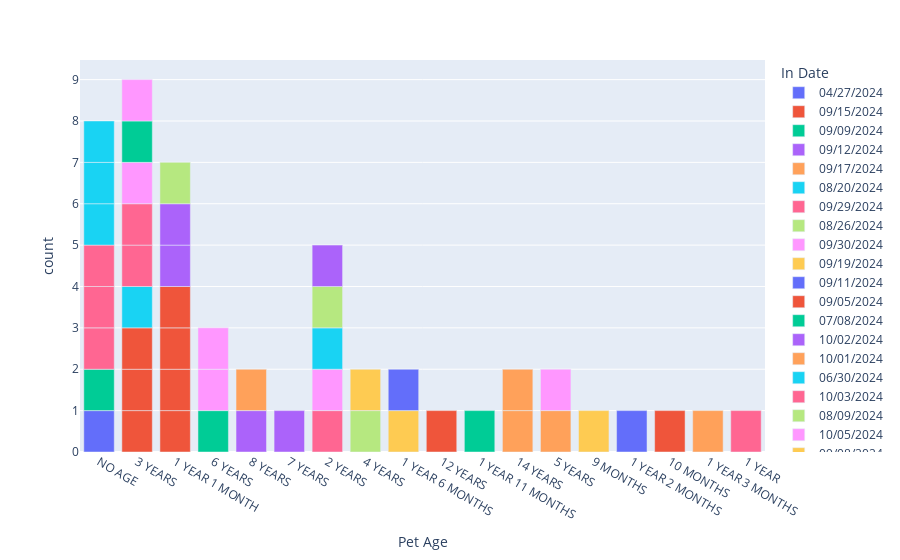

The cell this chart's notebook holds for it:
### Markdown cell above
In this code I fixed something by deleting the row of URL Link because the data of the link is simply not need it.

### Code cell
#Make some sort of graph using columns in your data.
px.bar(DF_raw,
             x = 'Pet Age',
            color='In Date')

### Figure 1 — Plotly figure (JSON) as saved in the notebook; plotly's stock layout.template omitted (floating-point values rounded to 4 significant figures)
{"data": [{"alignmentgroup": "True", "hovertemplate": "In Date=04/27/2024<br>Pet Age=%{x}<br>count=%{y}<extra></extra>", "legendgroup": "04/27/2024", "marker": {"color": "#636efa", "pattern": {"shape": ""}}, "name": "04/27/2024", "offsetgroup": "04/27/2024", "orientation": "v", "showlegend": true, "textposition": "auto", "type": "bar", "x": ["NO AGE"], "xaxis": "x", "y": [1], "yaxis": "y"}, {"alignmentgroup": "True", "hovertemplate": "In Date=09/15/2024<br>Pet Age=%{x}<br>count=%{y}<extra></extra>", "legendgroup": "09/15/2024", "marker": {"color": "#EF553B", "pattern": {"shape": ""}}, "name": "09/15/2024", "offsetgroup": "09/15/2024", "orientation": "v", "showlegend": true, "textposition": "auto", "type": "bar", "x": ["3 YEARS", "3 YEARS", "3 YEARS", "1 YEAR 1 MONTH", "1 YEAR 1 MONTH", "1 YEAR 1 MONTH", "1 YEAR 1 MONTH"], "xaxis": "x", "y": [1, 1, 1, 1, 1, 1, 1], "yaxis": "y"}, {"alignmentgroup": "True", "hovertemplate": "In Date=09/09/2024<br>Pet Age=%{x}<br>count=%{y}<extra></extra>", "legendgroup": "09/09/2024", "marker": {"color": "#00cc96", "pattern": {"shape": ""}}, "name": "09/09/2024", "offsetgroup": "09/09/2024", "orientation": "v", "showlegend": true, "textposition": "auto", "type": "bar", "x": ["6 YEARS", "NO AGE"], "xaxis": "x", "y": [1, 1], "yaxis": "y"}, {"alignmentgroup": "True", "hovertemplate": "In Date=09/12/2024<br>Pet Age=%{x}<br>count=%{y}<extra></extra>", "legendgroup": "09/12/2024", "marker": {"color": "#ab63fa", "pattern": {"shape": ""}}, "name": "09/12/2024", "offsetgroup": "09/12/2024", "orientation": "v", "showlegend": true, "textposition": "auto", "type": "bar", "x": ["8 YEARS", "7 YEARS"], "xaxis": "x", "y": [1, 1], "yaxis": "y"}, {"alignmentgroup": "True", "hovertemplate": "In Date=09/17/2024<br>Pet Age=%{x}<br>count=%{y}<extra></extra>", "legendgroup": "09/17/2024", "marker": {"color": "#FFA15A", "pattern": {"shape": ""}}, "name": "09/17/2024", "offsetgroup": "09/17/2024", "orientation": "v", "showlegend": true, "textposition": "auto", "type": "bar", "x": ["8 YEARS"], "xaxis": "x", "y": [1], "yaxis": "y"}, {"alignmentgroup": "True", "hovertemplate": "In Date=08/20/2024<br>Pet Age=%{x}<br>count=%{y}<extra></extra>", "legendgroup": "08/20/2024", "marker": {"color": "#19d3f3", "pattern": {"shape": ""}}, "name": "08/20/2024", "offsetgroup": "08/20/2024", "orientation": "v", "showlegend": true, "textposition": "auto", "type": "bar", "x": ["3 YEARS"], "xaxis": "x", "y": [1], "yaxis": "y"}, {"alignmentgroup": "True", "hovertemplate": "In Date=09/29/2024<br>Pet Age=%{x}<br>count=%{y}<extra></extra>", "legendgroup": "09/29/2024", "marker": {"color": "#FF6692", "pattern": {"shape": ""}}, "name": "09/29/2024", "offsetgroup": "09/29/2024", "orientation": "v", "showlegend": true, "textposition": "auto", "type": "bar", "x": ["NO AGE", "NO AGE", "NO AGE", "2 YEARS", "3 YEARS"], "xaxis": "x", "y": [1, 1, 1, 1, 1], "yaxis": "y"}, {"alignmentgroup": "True", "hovertemplate": "In Date=08/26/2024<br>Pet Age=%{x}<br>count=%{y}<extra></extra>", "legendgroup": "08/26/2024", "marker": {"color": "#B6E880", "pattern": {"shape": ""}}, "name": "08/26/2024", "offsetgroup": "08/26/2024", "orientation": "v", "showlegend": true, "textposition": "auto", "type": "bar", "x": ["4 YEARS"], "xaxis": "x", "y": [1], "yaxis": "y"}, {"alignmentgroup": "True", "hovertemplate": "In Date=09/30/2024<br>Pet Age=%{x}<br>count=%{y}<extra></extra>", "legendgroup": "09/30/2024", "marker": {"color": "#FF97FF", "pattern": {"shape": ""}}, "name": "09/30/2024", "offsetgroup": "09/30/2024", "orientation": "v", "showlegend": true, "textposition": "auto", "type": "bar", "x": ["2 YEARS"], "xaxis": "x", "y": [1], "yaxis": "y"}, {"alignmentgroup": "True", "hovertemplate": "In Date=09/19/2024<br>Pet Age=%{x}<br>count=%{y}<extra></extra>", "legendgroup": "09/19/2024", "marker": {"color": "#FECB52", "pattern": {"shape": ""}}, "name": "09/19/2024", "offsetgroup": "09/19/2024", "orientation": "v", "showlegend": true, "textposition": "auto", "type": "bar", "x": ["1 YEAR 6 MONTHS"], "xaxis": "x", "y": [1], "yaxis": "y"}, {"alignmentgroup": "True", "hovertemplate": "In Date=09/11/2024<br>Pet Age=%{x}<br>count=%{y}<extra></extra>", "legendgroup": "09/11/2024", "marker": {"color": "#636efa", "pattern": {"shape": ""}}, "name": "09/11/2024", "offsetgroup": "09/11/2024", "orientation": "v", "showlegend": true, "textposition": "auto", "type": "bar", "x": ["1 YEAR 6 MONTHS"], "xaxis": "x", "y": [1], "yaxis": "y"}, {"alignmentgroup": "True", "hovertemplate": "In Date=09/05/2024<br>Pet Age=%{x}<br>count=%{y}<extra></extra>", "legendgroup": "09/05/2024", "marker": {"color": "#EF553B", "pattern": {"shape": ""}}, "name": "09/05/2024", "offsetgroup": "09/05/2024", "orientation": "v", "showlegend": true, "textposition": "auto", "type": "bar", "x": ["12 YEARS"], "xaxis": "x", "y": [1], "yaxis": "y"}, {"alignmentgroup": "True", "hovertemplate": "In Date=07/08/2024<br>Pet Age=%{x}<br>count=%{y}<extra></extra>", "legendgroup": "07/08/2024", "marker": {"color": "#00cc96", "pattern": {"shape": ""}}, "name": "07/08/2024", "offsetgroup": "07/08/2024", "orientation": "v", "showlegend": true, "textposition": "auto", "type": "bar", "x": ["1 YEAR 11 MONTHS"], "xaxis": "x", "y": [1], "yaxis": "y"}, {"alignmentgroup": "True", "hovertemplate": "In Date=10/02/2024<br>Pet Age=%{x}<br>count=%{y}<extra></extra>", "legendgroup": "10/02/2024", "marker": {"color": "#ab63fa", "pattern": {"shape": ""}}, "name": "10/02/2024", "offsetgroup": "10/02/2024", "orientation": "v", "showlegend": true, "textposition": "auto", "type": "bar", "x": ["1 YEAR 1 MONTH", "1 YEAR 1 MONTH"], "xaxis": "x", "y": [1, 1], "yaxis": "y"}, {"alignmentgroup": "True", "hovertemplate": "In Date=10/01/2024<br>Pet Age=%{x}<br>count=%{y}<extra></extra>", "legendgroup": "10/01/2024", "marker": {"color": "#FFA15A", "pattern": {"shape": ""}}, "name": "10/01/2024", "offsetgroup": "10/01/2024", "orientation": "v", "showlegend": true, "textposition": "auto", "type": "bar", "x": ["14 YEARS", "14 YEARS", "5 YEARS"], "xaxis": "x", "y": [1, 1, 1], "yaxis": "y"}, {"alignmentgroup": "True", "hovertemplate": "In Date=06/30/2024<br>Pet Age=%{x}<br>count=%{y}<extra></extra>", "legendgroup": "06/30/2024", "marker": {"color": "#19d3f3", "pattern": {"shape": ""}}, "name": "06/30/2024", "offsetgroup": "06/30/2024", "orientation": "v", "showlegend": true, "textposition": "auto", "type": "bar", "x": ["2 YEARS"], "xaxis": "x", "y": [1], "yaxis": "y"}, {"alignmentgroup": "True", "hovertemplate": "In Date=10/03/2024<br>Pet Age=%{x}<br>count=%{y}<extra></extra>", "legendgroup": "10/03/2024", "marker": {"color": "#FF6692", "pattern": {"shape": ""}}, "name": "10/03/2024", "offsetgroup": "10/03/2024", "orientation": "v", "showlegend": true, "textposition": "auto", "type": "bar", "x": ["3 YEARS"], "xaxis": "x", "y": [1], "yaxis": "y"}, {"alignmentgroup": "True", "hovertemplate": "In Date=08/09/2024<br>Pet Age=%{x}<br>count=%{y}<extra></extra>", "legendgroup": "08/09/2024", "marker": {"color": "#B6E880", "pattern": {"shape": ""}}, "name": "08/09/2024", "offsetgroup": "08/09/2024", "orientation": "v", "showlegend": true, "textposition": "auto", "type": "bar", "x": ["2 YEARS"], "xaxis": "x", "y": [1], "yaxis": "y"}, {"alignmentgroup": "True", "hovertemplate": "In Date=10/05/2024<br>Pet Age=%{x}<br>count=%{y}<extra></extra>", "legendgroup": "10/05/2024", "marker": {"color": "#FF97FF", "pattern": {"shape": ""}}, "name": "10/05/2024", "offsetgroup": "10/05/2024", "orientation": "v", "showlegend": true, "textposition": "auto", "type": "bar", "x": ["3 YEARS", "5 YEARS", "6 YEARS", "6 YEARS"], "xaxis": "x", "y": [1, 1, 1, 1], "yaxis": "y"}, {"alignmentgroup": "True", "hovertemplate": "In Date=09/08/2024<br>Pet Age=%{x}<br>count=%{y}<extra></extra>", "legendgroup": "09/08/2024", "marker": {"color": "#FECB52", "pattern": {"shape": ""}}, "name": "09/08/2024", "offsetgroup": "09/08/2024", "orientation": "v", "showlegend": true, "textposition": "auto", "type": "bar", "x": ["9 MONTHS"], "xaxis": "x", "y": [1], "yaxis": "y"}, {"alignmentgroup": "True", "hovertemplate": "In Date=10/06/2024<br>Pet Age=%{x}<br>count=%{y}<extra></extra>", "legendgroup": "10/06/2024", "marker": {"color": "#636efa", "pattern": {"shape": ""}}, "name": "10/06/2024", "offsetgroup": "10/06/2024", "orientation": "v", "showlegend": true, "textposition": "auto", "type": "bar", "x": ["1 YEAR 2 MONTHS"], "xaxis": "x", "y": [1], "yaxis": "y"}, {"alignmentgroup": "True", "hovertemplate": "In Date=08/15/2024<br>Pet Age=%{x}<br>count=%{y}<extra></extra>", "legendgroup": "08/15/2024", "marker": {"color": "#EF553B", "pattern": {"shape": ""}}, "name": "08/15/2024", "offsetgroup": "08/15/2024", "orientation": "v", "showlegend": true, "textposition": "auto", "type": "bar", "x": ["10 MONTHS"], "xaxis": "x", "y": [1], "yaxis": "y"}, {"alignmentgroup": "True", "hovertemplate": "In Date=09/01/2024<br>Pet Age=%{x}<br>count=%{y}<extra></extra>", "legendgroup": "09/01/2024", "marker": {"color": "#00cc96", "pattern": {"shape": ""}}, "name": "09/01/2024", "offsetgroup": "09/01/2024", "orientation": "v", "showlegend": true, "textposition": "auto", "type": "bar", "x": ["3 YEARS"], "xaxis": "x", "y": [1], "yaxis": "y"}, {"alignmentgroup": "True", "hovertemplate": "In Date=09/23/2024<br>Pet Age=%{x}<br>count=%{y}<extra></extra>", "legendgroup": "09/23/2024", "marker": {"color": "#ab63fa", "pattern": {"shape": ""}}, "name": "09/23/2024", "offsetgroup": "09/23/2024", "orientation": "v", "showlegend": true, "textposition": "auto", "type": "bar", "x": ["2 YEARS"], "xaxis": "x", "y": [1], "yaxis": "y"}, {"alignmentgroup": "True", "hovertemplate": "In Date=07/07/2024<br>Pet Age=%{x}<br>count=%{y}<extra></extra>", "legendgroup": "07/07/2024", "marker": {"color": "#FFA15A", "pattern": {"shape": ""}}, "name": "07/07/2024", "offsetgroup": "07/07/2024", "orientation": "v", "showlegend": true, "textposition": "auto", "type": "bar", "x": ["1 YEAR 3 MONTHS"], "xaxis": "x", "y": [1], "yaxis": "y"}, {"alignmentgroup": "True", "hovertemplate": "In Date=09/25/2024<br>Pet Age=%{x}<br>count=%{y}<extra></extra>", "legendgroup": "09/25/2024", "marker": {"color": "#19d3f3", "pattern": {"shape": ""}}, "name": "09/25/2024", "offsetgroup": "09/25/2024", "orientation": "v", "showlegend": true, "textposition": "auto", "type": "bar", "x": ["NO AGE", "NO AGE", "NO AGE"], "xaxis": "x", "y": [1, 1, 1], "yaxis": "y"}, {"alignmentgroup": "True", "hovertemplate": "In Date=09/28/2024<br>Pet Age=%{x}<br>count=%{y}<extra></extra>", "legendgroup": "09/28/2024", "marker": {"color": "#FF6692", "pattern": {"shape": ""}}, "name": "09/28/2024", "offsetgroup": "09/28/2024", "orientation": "v", "showlegend": true, "textposition": "auto", "type": "bar", "x": ["1 YEAR"], "xaxis": "x", "y": [1], "yaxis": "y"}, {"alignmentgroup": "True", "hovertemplate": "In Date=09/24/2024<br>Pet Age=%{x}<br>count=%{y}<extra></extra>", "legendgroup": "09/24/2024", "marker": {"color": "#B6E880", "pattern": {"shape": ""}}, "name": "09/24/2024", "offsetgroup": "09/24/2024", "orientation": "v", "showlegend": true, "textposition": "auto", "type": "bar", "x": ["1 YEAR 1 MONTH"], "xaxis": "x", "y": [1], "yaxis": "y"}, {"alignmentgroup": "True", "hovertemplate": "In Date=07/18/2024<br>Pet Age=%{x}<br>count=%{y}<extra></extra>", "legendgroup": "07/18/2024", "marker": {"color": "#FF97FF", "pattern": {"shape": ""}}, "name": "07/18/2024", "offsetgroup": "07/18/2024", "orientation": "v", "showlegend": true, "textposition": "auto", "type": "bar", "x": ["3 YEARS"], "xaxis": "x", "y": [1], "yaxis": "y"}, {"alignmentgroup": "True", "hovertemplate": "In Date=09/16/2024<br>Pet Age=%{x}<br>count=%{y}<extra></extra>", "legendgroup": "09/16/2024", "marker": {"color": "#FECB52", "pattern": {"shape": ""}}, "name": "09/16/2024", "offsetgroup": "09/16/2024", "orientation": "v", "showlegend": true, "textposition": "auto", "type": "bar", "x": ["4 YEARS"], "xaxis": "x", "y": [1], "yaxis": "y"}], "layout": {"autosize": true, "barmode": "relative", "legend": {"title": {"text": "In Date"}, "tracegroupgap": 0}, "margin": {"t": 60}, "xaxis": {"anchor": "y", "autorange": true, "domain": [0, 1], "range": [-0.5, 17.5], "title": {"text": "Pet Age"}, "type": "category"}, "yaxis": {"anchor": "x", "autorange": true, "domain": [0, 1], "range": [0, 9.474], "title": {"text": "count"}, "type": "linear"}}}
